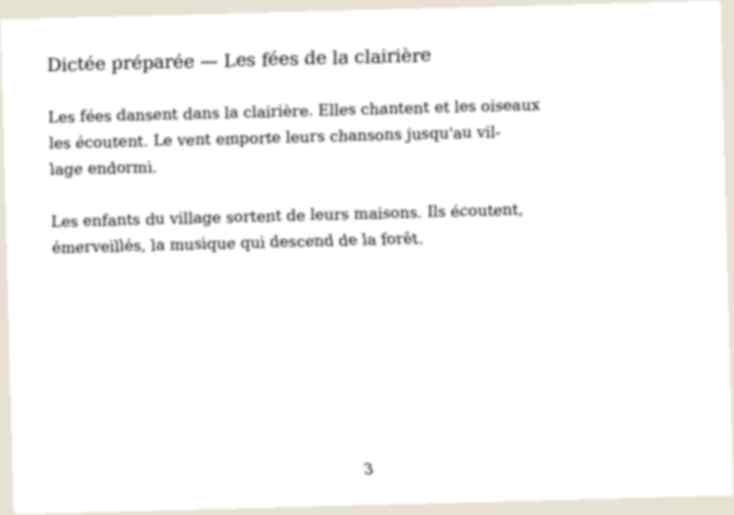
#> input picture server/tests/fixtures/scan/handout-phone.jpg, 734 x 515 px
$ python inpaint_paste.py ../../server/tests/fixtures/scan/handout-phone.jpg ../../server/tests/fixtures/scan/handout-rotated.jpg ../../server/tests/fixtures/scan/handout-rotated.jpg ../../server/tests/fixtures/scan/handout-rotated.jpg ../../server/tests/fixtures/scan/handout-rotated.jpg 5
#> lines starting #> are read from the running program, lines starting #| are printed output that depends on the picture; after the words box and inside, x2 and y2 are one past the last pixel; in counts of white or black regions, pixels touching at a corner belong together
"""composite.py ORIG RESULT SEGMASK INPAINTMASK OUT [grow]
Paste only the segmented object from an inpaint result onto the untouched original: alpha = the
segmentation mask grown by `grow` px and feathered 1.5 px, clipped to the inpaint mask. Prints the
diff inside/outside the inpaint mask so pixel identity outside can be verified."""
import sys
import numpy as np
from PIL import Image, ImageFilter

orig_p, res_p, seg_p, inp_p, out_p = sys.argv[1:6]
grow = int(sys.argv[6]) if len(sys.argv) > 6 else 2
orig = Image.open(orig_p).convert("RGB")
#> orig is the input picture: PIL image 734x515 RGB; mean R, G, B 249.1, 248.8, 247.9
res = Image.open(res_p).convert("RGB")
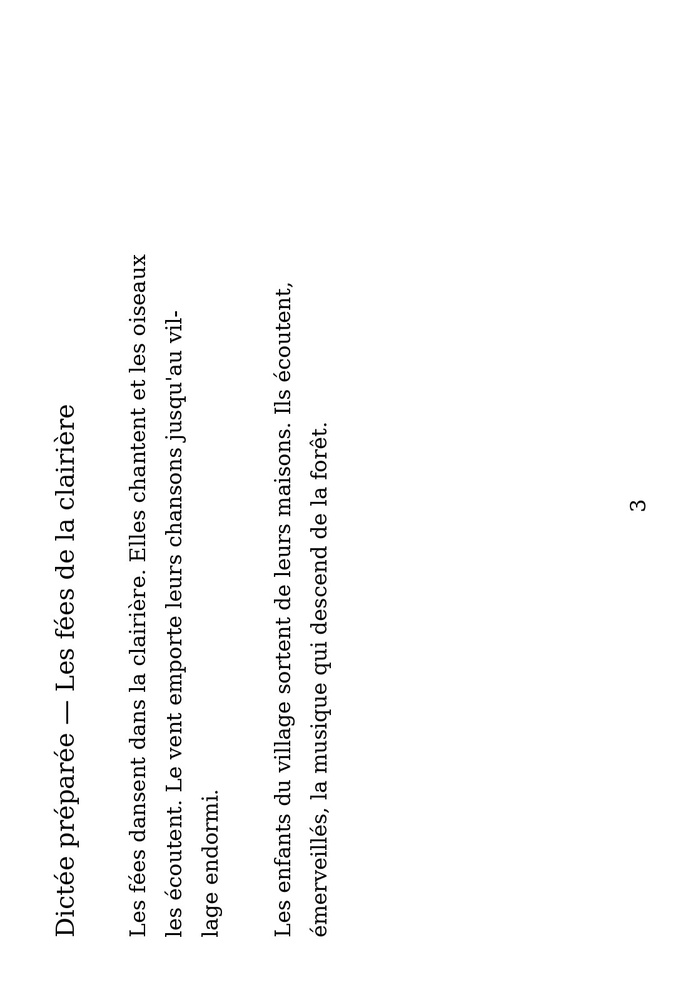
#> input picture server/tests/fixtures/scan/handout-rotated.jpg, 688 x 1000 px, shrunk from 1100 x 1600 before the run
#> res is the input picture: PIL image 688x1000 RGB; min 0, max 255, mean 250.1
seg = Image.open(seg_p).convert("L").point(lambda v: 255 if v > 127 else 0)
#> seg: PIL image 688x1000 L; 98.2% white; black in thin lines or dots, all inside (x1, y1, x2, y2) = (54, 254, 646, 937)
if grow:
    seg = seg.filter(ImageFilter.MaxFilter(2 * grow + 1))
#> seg: PIL image 688x1000 L; every value is 255
alpha = np.asarray(seg.filter(ImageFilter.GaussianBlur(1.5))).astype(float) / 255
#> alpha: shape (1000, 688) float64; every value is 1
inp = np.asarray(Image.open(inp_p).convert("L")) > 127
alpha *= inp
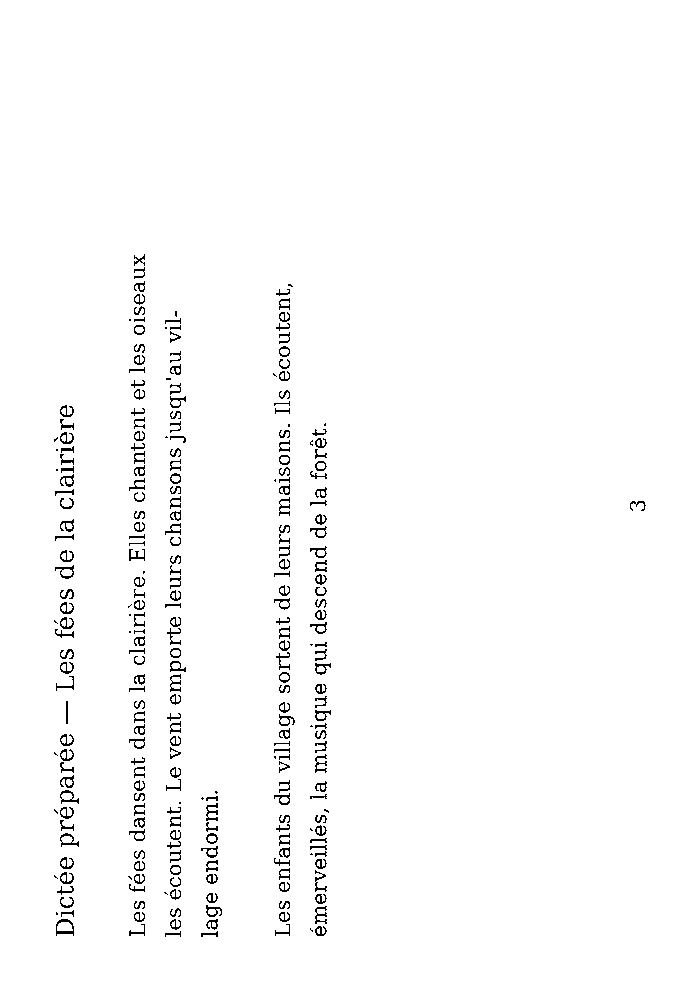
#> alpha: shape (1000, 688) float64; values 0 (black) and 1 (white), 98.2% white; black in thin lines or dots, all inside (x1, y1, x2, y2) = (54, 254, 646, 937)
o = np.asarray(orig).astype(float)
r = np.asarray(res).astype(float)
#> (the run stopped early here; a loop or call above may not have finished)
